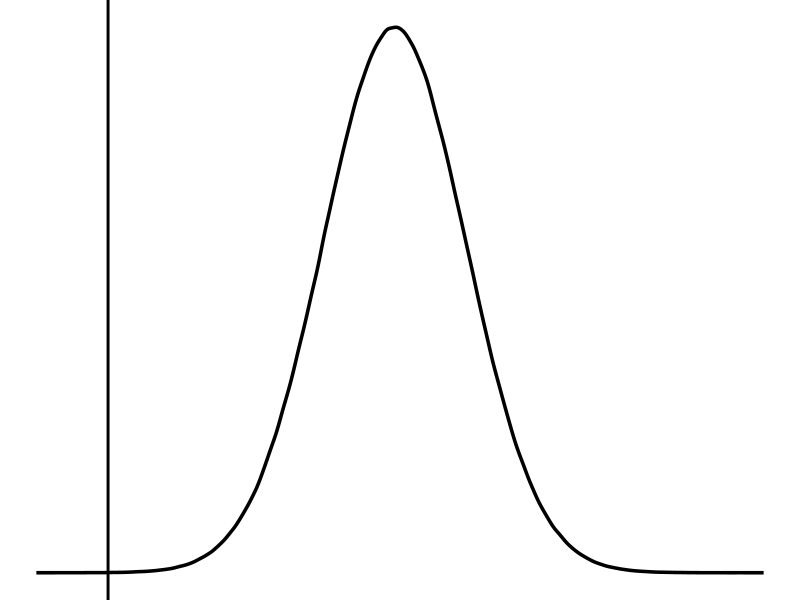
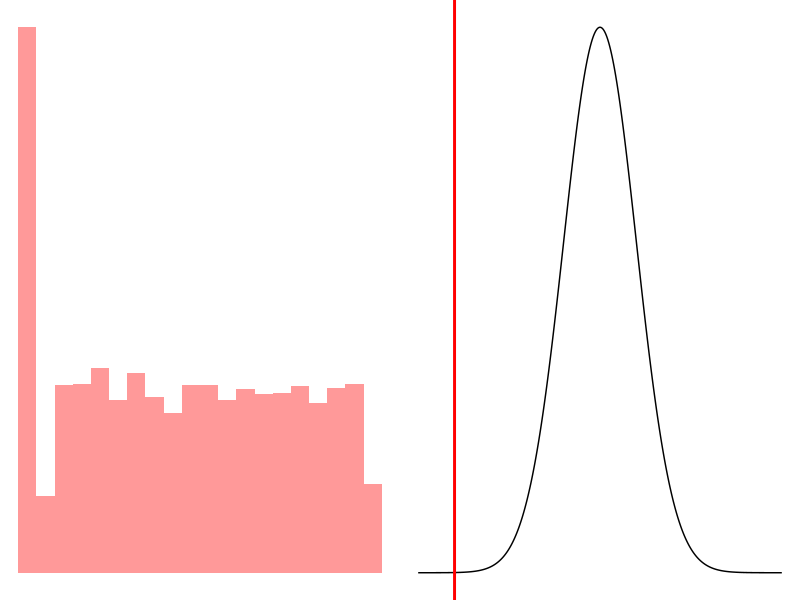
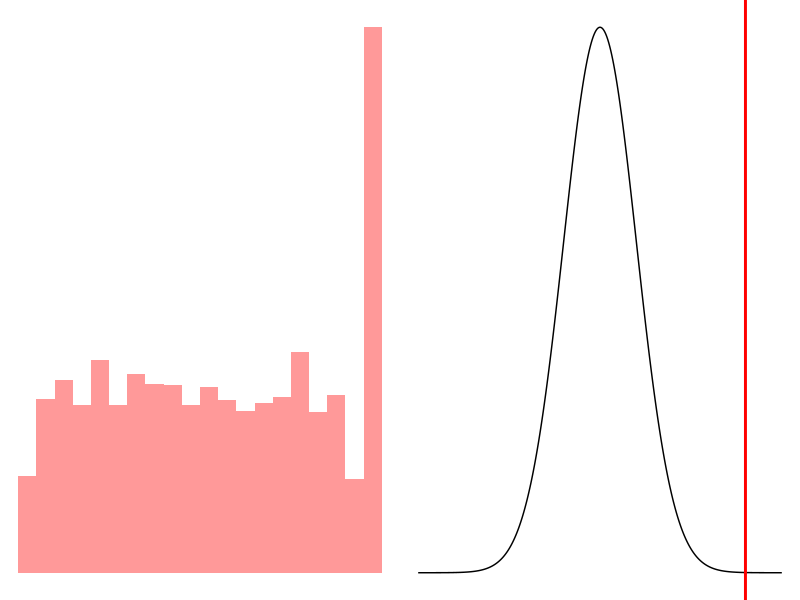
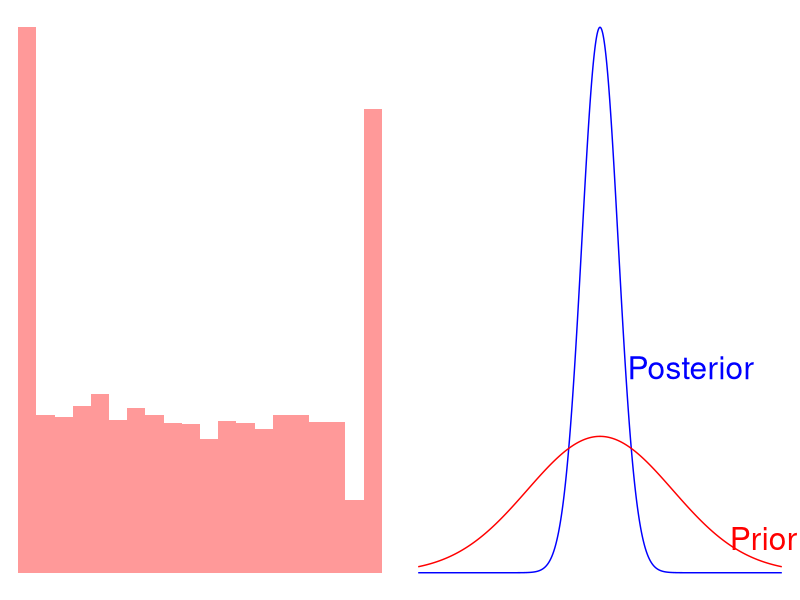
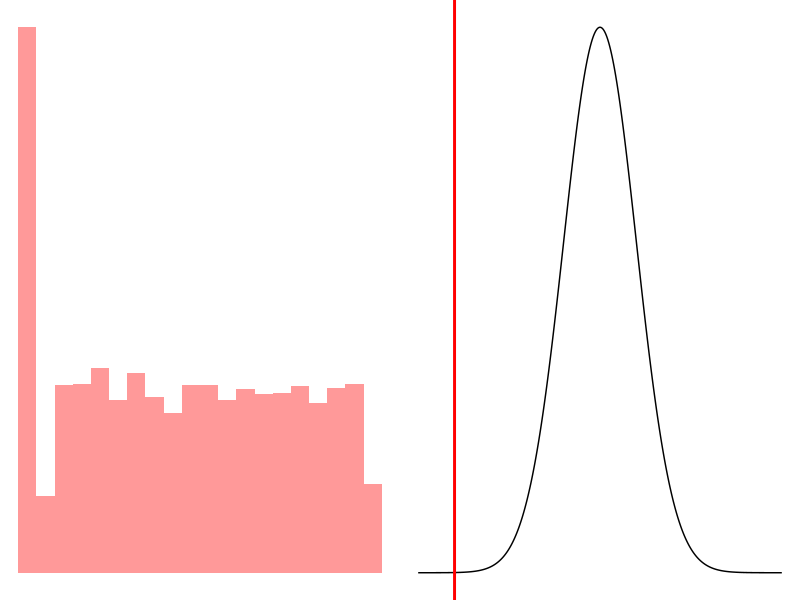
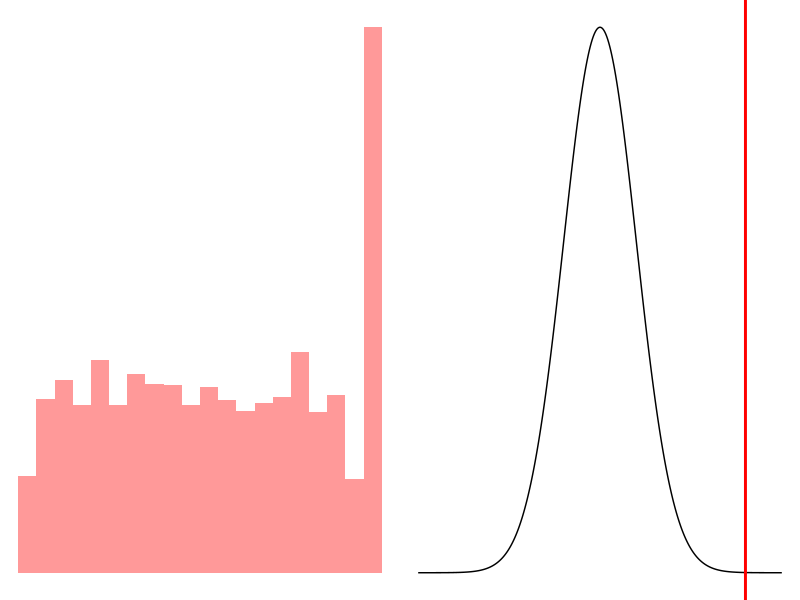
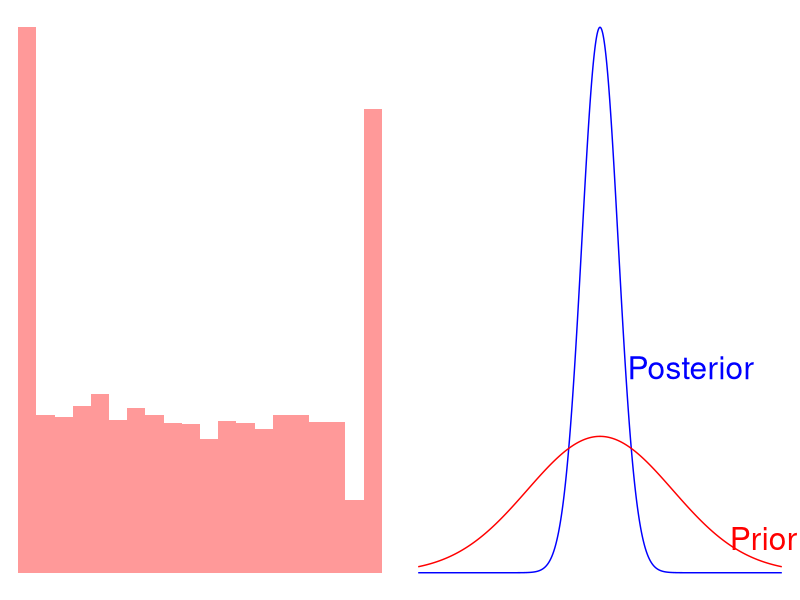

Write R code to recreate these figures, in order.
library(ggplot2)
library(cowplot)

df = as.data.frame(list(v1=rnorm(5e6)))

ggplot(df, aes(x=v1))+ geom_density(linewidth=1.2) + 
    theme_void() +
    geom_vline(xintercept = -4, linewidth = 1)



x <- seq(-5,5, 0.01)
dens <- dnorm(x)
df <- as.data.frame(cbind(x, dens))

# LHS
dens_lhs <- ggplot(df, aes(x = x, y = dens)) + 
    geom_line() +
    theme_void() +
    geom_vline(xintercept = -4, linewidth = 1, colour = "red")


hist_df = as.data.frame(list(v1 = c(rep(1,500), runif(3000, 2,20))))
hist_lhs <- ggplot(hist_df, aes(x=v1)) +
    geom_histogram(fill = "red", bins=20, alpha = 0.4) +
    theme_void()

plot_grid(hist_lhs, dens_lhs)
ggsave("manuscript/methodology/lhs.png", bg = "white", width = 14, height = 8.42)

# RHS
dens_rhs <- ggplot(df, aes(x = x, y = dens)) + 
    geom_line() +
    theme_void() +
    geom_vline(xintercept = 4, linewidth = 1, colour = "red")


hist_df = as.data.frame(list(v1 = c(rep(20,500), runif(3000, 1,19))))
hist_rhs <- ggplot(hist_df, aes(x=v1)) +
    geom_histogram(fill = "red", bins=20, alpha = 0.4) +
    theme_void()

plot_grid(hist_rhs, dens_rhs)
ggsave("manuscript/methodology/rhs.png", bg = "white", width = 14, height = 8.42)

# Overdispersion
x <- seq(-5,5, 0.01)
post_draws <- dnorm(x, 0, 0.5)
prior_draws <- dnorm(x,0, 2)

df <- as.data.frame(cbind(x, post_draws, prior_draws))
names(df) <- c("x", "density", "type")

hist_df = as.data.frame(list(v1 = c(rep(1,500), rep(20,500), runif(3000, 1,19))))
hist_lhs_rhs <- ggplot(hist_df, aes(x=v1)) +
    geom_histogram(fill = "red", bins=20, alpha = 0.4) +
    theme_void()


dens_both <- ggplot(df, aes(x = x)) +
    geom_line(aes(y = post_draws), colour = "blue") + 
    geom_line(aes(y = prior_draws), colour = 'red') +
    theme_void() +
    annotate("text", x = 4.5, y = 0.05, label = "Prior", colour = "red", size = 8) +
    annotate("text", x = 2.5, y = 0.3, label = "Posterior", colour = "blue", size = 8)

plot_grid(hist_lhs_rhs, dens_both)

ggsave("manuscript/methodology/underdispersed.png", bg = "white", width = 12, height = 8.42)
